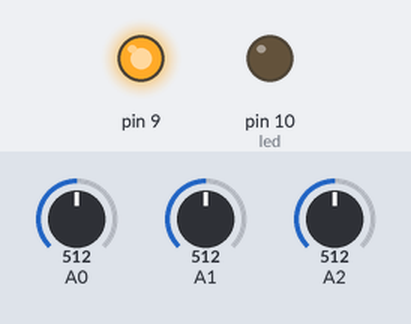
The sketch below on a simulated Arduino Uno, built with avr-gcc and run on an emulated ATmega328P. On the bench: output pins drawn as LEDs (lit = HIGH). The test bench sets the inputs (shaded band); at power-on: A0 = 512, A1 = 512, A2 = 512. What the sketch prints to the serial monitor is not drawn.

Above: at 1.2 s.
1.3 s: A0 set to 159
2.8 s: A0 set to 139
At 4.0 s:
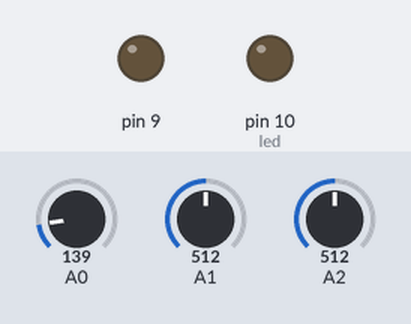
4.3 s: A1 set to 883
5.8 s: A1 set to 917
At 6.8 s:
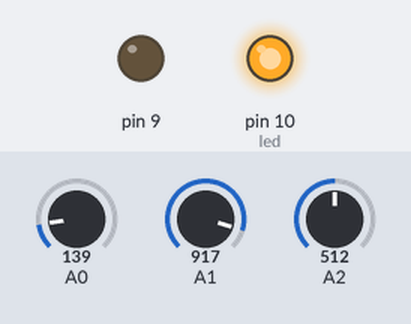
7.3 s: A2 set to 416
8.8 s: A2 set to 386
At 9.2 s:
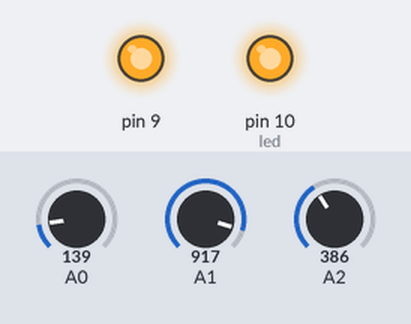
Timing chart, 0 to 11.3 s (numbered marks = the images above; inputs shaded):
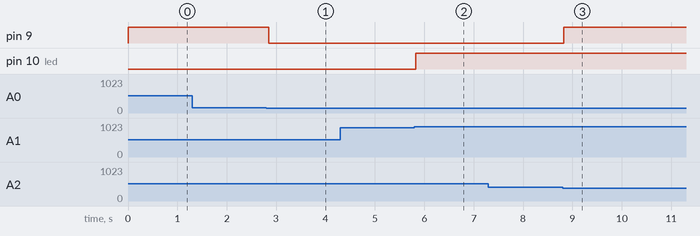

The sketch:

arduinoCode.ino
```cpp
#include <SoftwareSerial.h>
SoftwareSerial CC2541(12, 13);							// SoftwareSerial(TX, RX)
int led = 10;											// led 포트
//int maximum = 0;
int buttonState = 0;
int ledState = 0;

void setup() {
    Serial.begin(9600);
    CC2541.begin(9600);
    pinMode(9, OUTPUT);									// 릴레이 모듈 핀 번호
    pinMode(led, OUTPUT);								// led 세팅
    digitalWrite(9, HIGH);								// 수중 모터 디폴트 설정(OFF)
}

void loop() {
    // 변수
    int c = CC2541.read();								// 앱에서 받아온 값
    int a = analogRead(A2);								// 수위센서
    int b = analogRead(A1);								// 조도센서
    int d = analogRead(A0);								// 토양수분센서값
    Serial.print("수위: ");
    Serial.println(a);
    Serial.print("수분: ");
    Serial.println(d);

    /*  디버깅 파트
        Serial.print("moisture: ");
        Serial.println(d);
    */

    // 실시간 기능 파트
    // 토양수분 실시간 체크 후 펌프 작동(이상무)
    if (d <= 150) {										//토양수분이 150보다 낮을 때
        if (a <= 400) {									//물이 400보다 낮게 있으면
            digitalWrite(9, HIGH);						//펌프는 작동을 안 하고
			//아 물 없다고요ㅋㅋ라는 식의 알람 공간
														//알림을 내뱉는다

        } else {										//토양수분이 150보다 낮고, 물이 400보다 많으면
            digitalWrite(9, LOW);						//펌프가 켜진다
        }
    }

    else if (150 < d) {									//토양수분이 150보다 높으면
        digitalWrite(9, HIGH);							//펌프가 꺼진다
    }


    //조도 실시간 체크 후 LED 작동(이상무)
    if ( b >= 900) {									// 조도 센서 값이 900보다 작거나 같으면
        digitalWrite(led, HIGH);						// led 온(반대 개념. 밝을수록 수치가 낮아짐)
    }
    else {												// 조도 센서 값이 900보다 크면
        digitalWrite(led, LOW);							// led 오프
    }


    // 애플리케이션 기능 파트
    // 수위센서
    if ( c == '3') {									// 수위 센서 값
        if ( a < 400 ) {
            CC2541.print("부족");

        }
        if ( a > 400) {
            CC2541.print("충분");
        }

    }
    if ( c == '4') {									// 조도 센서 값
        ledState = digitalRead(led);

        if (ledState == LOW) {
            CC2541.print("LED OFF");
        }
        if (ledState == HIGH) {
            CC2541.print("LED ON");
        }
        //CC2541.print("조도 map : ");
        //CC2541.print(b_m);
        //Serial.print(b);
    }

    if ( c == '5') {									// 토양 수분 값
        if ( d < 300) {
            CC2541.print("건조함");
            digitalWrite(9, LOW);
            buttonState = digitalRead(9);
            if ( buttonState == LOW ) {
                CC2541.print("ON");
            }
        }
        if ( d >= 300) {								// 토양 수분 값이 200 넘으면
            digitalWrite(9, HIGH);
            CC2541.print("적당함");
            CC2541.print("OFF");
        }
    }
}
```

Measured:
- the behaviour switches between 151 and 150 on A0 (found by bisection; images 0 and 1)
- the behaviour switches between 899 and 900 on A1 (found by bisection; images 1 and 2)
- the behaviour switches between 401 and 400 on A2 (found by bisection; images 2 and 3)
- after the input at 1.3 s, every drawn part: stays the same
- after the input at 2.8 s, pin 9: HIGH → LOW after 0.05 s
- after the input at 4.3 s, every drawn part: stays the same
- after the input at 5.8 s, pin 10 (led): LOW → HIGH at once
- after the input at 7.3 s, every drawn part: stays the same
- after the input at 8.8 s, pin 9: LOW → HIGH at once
